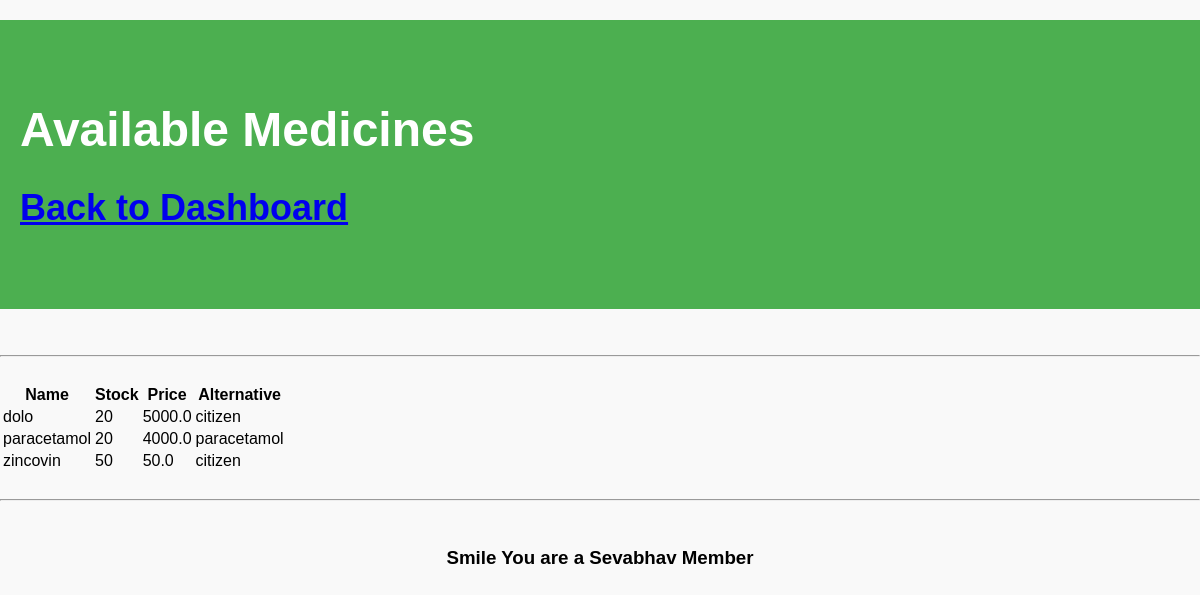
The page /medicines (signed in) on the database its author committed.
### models.py (models this page shows)
class Medicine(db.Model):
    id = db.Column(db.Integer, primary_key=True)
    name = db.Column(db.String(100), nullable=False)
    stock = db.Column(db.Integer, nullable=False)
    price = db.Column(db.Float, nullable=False)
    alternative = db.Column(db.String(100), nullable=True)  # Generic/Substitute

### app.py (the view)
@app.route('/medicines')
def view_medicines():
    if 'user_id' not in session:
        flash('Please log in to view medicines.', 'error')
        return redirect(url_for('login'))
    medicines = Medicine.query.all()
    return render_template('medicines.html', medicines=medicines)

### templates/medicines.html (shortened to what this page needs)
<!DOCTYPE html>
<html>
<head>
    <link rel="stylesheet" href="{{ url_for('static', filename='home_style.css') }}">
</head>
<h2>
    <header>
        <h1>Available Medicines</h1>
        <h2><a href="{{ url_for('dashboard') }}">Back to Dashboard</a></header></h2>
    <br>
    <hr>
    <br>
    <section>
    <table>
        <thead>
            <tr>
                <th>Name</th>
                <th>Stock</th>
                <th>Price</th>
                <th>Alternative</th>
            </tr>
        </thead>
        <tbody>
            {% for medicine in medicines %}
                <tr>
                    <td>{{ medicine.name }}</td>
                    <td>{{ medicine.stock }}</td>
                    <td>{{ medicine.price }}</td>
                    <td>{{ medicine.alternative }}</td>
                </tr>
            {% endfor %}
        </tbody>
    </table>
    </section>
    <br>
    <hr>
    <footer>
        <br>
        <h3 style="margin: 20px; text-align-last: center;"> Smile You   are   a   Sevabhav   Member</h3>
        <br>
    </footer>
</body>
</html>

### static/home_style.css (style rules this page uses)
header { background-color: #4CAF50; color: white; padding: 50px 20px; }
header h1 { font-size: 3rem; margin-bottom: 10px; }

### rows shown on the page
Medicine: name "dolo", stock "20", price "5000.0", alternative "citizen"
Medicine: name "paracetamol", stock "20", price "4000.0", alternative "paracetamol"
Medicine: name "zincovin", stock "50", price "50.0", alternative "citizen"
